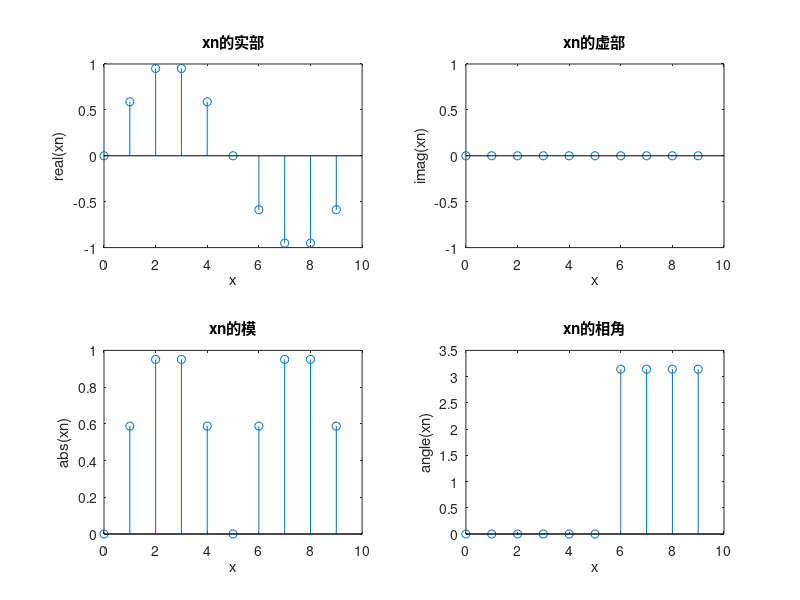
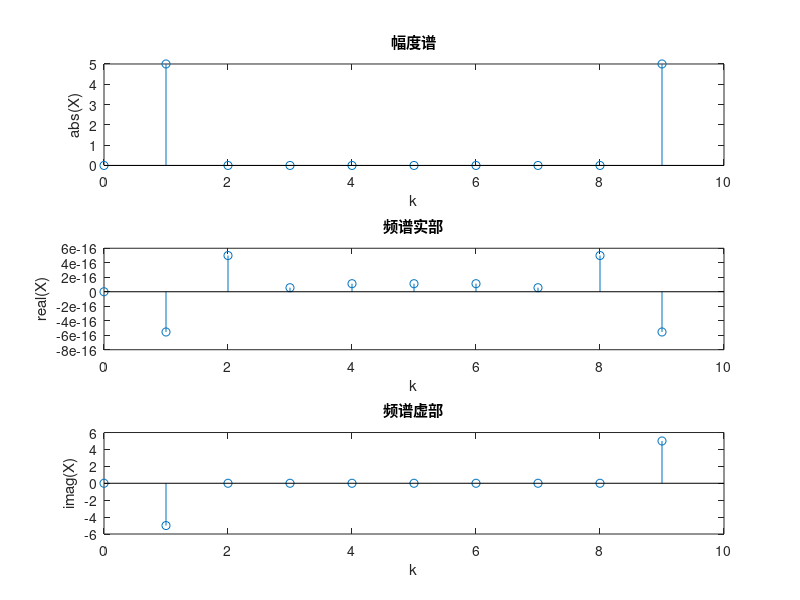

Here is the MATLAB script that generated these plots, in order:
clear;
clc;
n=0:9;    %设置自变量区间
xn=sin(2*pi*1.*n*0.1);%计算相应的x(n)
k=0:9;    %设置DFT采样长度
X=dftmtx(10)*xn';%DFT变换

figure(1);%画出原序列的实部、虚部、模、相角
subplot(2,2,1);stem(n,real(xn));xlabel('x');ylabel('real(xn)');title('xn的实部');
subplot(2,2,2);stem(n,imag(xn));xlabel('x');ylabel('imag(xn)');title('xn的虚部');
subplot(2,2,3);stem(n,abs(xn));xlabel('x');ylabel('abs(xn)');title('xn的模');
subplot(2,2,4);stem(n,angle(xn));xlabel('x');ylabel('angle(xn)');title('xn的相角');

figure(2);%画出频谱的幅度谱、频谱实部、频谱虚部
subplot(3,1,1);stem(k,abs(X));xlabel('k');ylabel('abs(X)');title('幅度谱');
subplot(3,1,2);stem(k,real(X));xlabel('k');ylabel('real(X)');title('频谱实部');
subplot(3,1,3);stem(k,imag(X));xlabel('k');ylabel('imag(X)');title('频谱虚部');